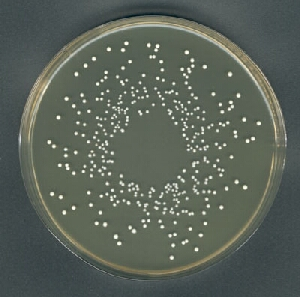
#> input picture image.jpg, 300 x 297 px
$ python main.py --image image.jpg   (Python 2 division)   (older library calls are emulated)
#> lines starting #> are read from the running program, lines starting #| are printed output that depends on the picture
### helpers.py
import cv2

""" Display an image """
def imshow(img1, message):
    screen_res = 800, 600
    scale_width = screen_res[0] / img1.shape[1]
    scale_height = screen_res[1] / img1.shape[0]
    scale = min(scale_width, scale_height)
    window_width = int(img1.shape[1] * scale)
    window_height = int(img1.shape[0] * scale)
    cv2.namedWindow(message, cv2.WINDOW_NORMAL)
    cv2.resizeWindow(message, window_width, window_height)
    cv2.imshow(message,img1)
    cv2.waitKey(0)
    cv2.destroyAllWindows()

""" Fix image width and resize height accrdingly """
def scaled_resize(img, w_new):
    h_old = img.shape[0]
    w_old = img.shape[1]
    h_new = (h_old * w_new)/w_old
    return cv2.resize(img, (w_new, h_new))

""" Percentage difference between two values """
def perc_diff(original, new):
    return abs(float(original - new)/float(original))

### detect.py
import cv2
import cv2.cv as cv
import numpy as np

""" Preprocess image """
def preprocess(img):
    """ Resize image """
    # [7 lines of commented-out code are left out]

""" Auto canny detection """
# [11 lines left out: function auto_canny, not called in this run]

""" Takes an array of contours and removes the ons that differ by less than 30% from the maximum """
def get_second_largest(contours):
    cont_desc = contours.sort(key=lambda x: cv2.minEnclosingCircle(x), reverse=True)

""" Count circles in a grayscale image. Uses the contour method as of now """
# [9 lines left out: function count_circles, not called in this run]

""" Detection methods """

""" Hough circles detection method"""
def hough_circles(img, img2):
    height, width = img.shape[:2]
    #img = cv2.resize(img,(width/4, height/4))
    img = cv2.GaussianBlur(img, (9, 9), 2, 2)
    # [6 lines of commented-out code are left out]
    circles = cv2.HoughCircles(img, cv2.cv.CV_HOUGH_GRADIENT,
              1.0,
              0.001,
              param1=100,
              param2=3.5,
              minRadius=2,
              maxRadius=4)[0]
    #radii_n = circles[:,2]

    result = []

    for c in circles:
        #import pdb; pdb.set_trace()
        x, y, radius = c
        #print radius
        center = (int(x), int(y))
        radius = int(radius)
        # [4 lines of commented-out code are left out]
        result.append([center[0], center[1], radius])
    return result, img2

""" Hough circles with deviance pruning """
# [33 lines left out: function process_image_using_canny, not called in this run]

### main.py
import numpy as np
import cv2
import argparse
from detect import auto_canny, hough_circles, process_image_using_canny
from helpers import imshow, scaled_resize

""" Build the argument parser """
ap = argparse.ArgumentParser()
ap.add_argument("-i", "--image", required = True, help = "Path to the image")
args = vars(ap.parse_args())

filename = args['image']

""" Read the input file and resize the image"""
img = cv2.imread(filename, 0) # Reads a grayscale image
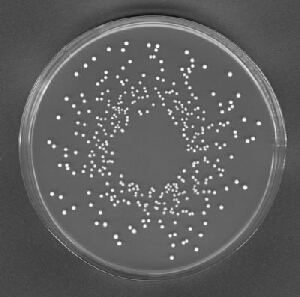
#> img: shape (297, 300); min 13, max 255, mean 94.7
img2 = cv2.imread(filename) # Read a colored image
#> img2 is the input picture: shape (297, 300, 3); mean B, G, R 89, 98.2, 90.1
h, w = img.shape
#> h = 297; w = 300

#img = cv2.resize(img,(300, 300)) This is skewing the ratios
#img2 = cv2.resize(img,(300, 300))
img = scaled_resize(img, 425)
#> in scaled_resize, `return cv2.resize(img, (w_new, h_new))`:
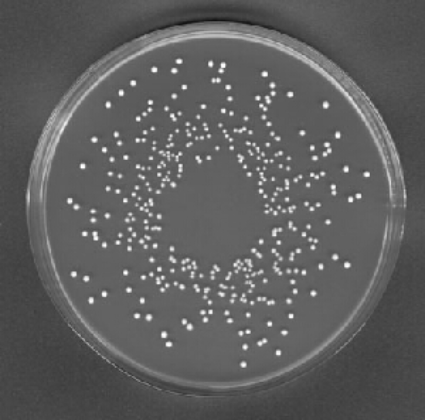
#> returned value: shape (420, 425); min 15, max 255, mean 94.6
img2 = scaled_resize(img2, 425)
#> call 2 of scaled_resize, with w_new = 425
#> in scaled_resize (call 2), `return cv2.resize(img, (w_new, h_new))`:
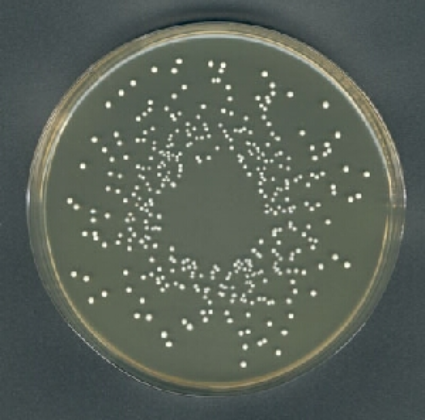
#> returned value: shape (420, 425, 3); mean of channels 0, 1, 2 88.9, 98.1, 90; drawn as B, G, R
# [6 lines of commented-out code are left out]

""" Find max contour and find points inside """
#def max_contours(img, img2:)

""" Apply canny edge detection to image first """
#img = auto_canny(img)

""" Use either contour detection or hough transform to identify colonies """
#circ2, img4 = process_image_using_canny(img, img2)
#circ2, img4 = process_image_using_contours(img, img2)
circ2, img4 = hough_circles(img, img2)
#> in hough_circles, `img = cv2.GaussianBlur(img, (9, 9), 2, 2)`:
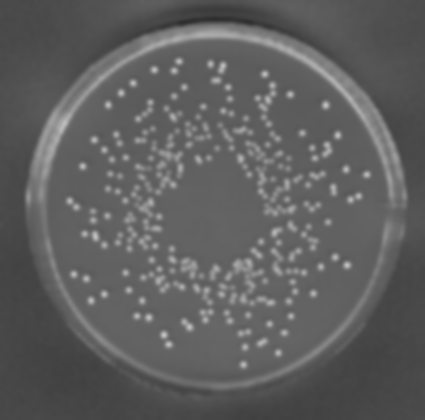
#> img: shape (420, 425); min 45, max 193, mean 94.6
#> in hough_circles, `circles = cv2.HoughCircles(img, cv2.cv.CV_HOUGH_GRADIENT, 1.0, 0.001, ..`: circles = 424 rows, first 8: [161.5, 164.5, 3.3], [119.5, 175.5, 2.4], [171.5, 248.5, 2.4], [208.5, 157.5, 2.4], [264.5, 280.5, 2.4], [290.5, 315.5, 2.4], [307.5, 184.5, 2.4], [215.5, 268.5, 3.3]
#> the loop in hough_circles, `for c in circles:` made 424 passes
#> (c, x, y, radius, center) on passes 1 to 3: ([161.5, 164.5, 3.3], 161.5, 164.5, 3, (161, 164)), ([119.5, 175.5, 2.4], 119.5, 175.5, 2, (119, 175)), ([171.5, 248.5, 2.4], 171.5, 248.5, 2, (171, 248))
#> after the loop in hough_circles, `for c in circles:`: result = 424 items, first 6: [161, 164, 3], [119, 175, 2], [171, 248, 2], [208, 157, 2], [264, 280, 2], [290, 315, 2]
#> circ2 has the same summary as result in hough_circles
#import pdb; pdb.set_trace()

print len(circ2)
#| 424
#import pdb; pdb.set_trace()
imshow(np.hstack([img4]), 'homi')
#import pdb; pdb.set_trace()
